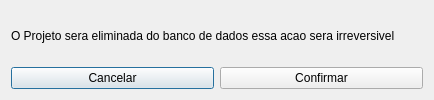
<?xml version="1.0" encoding="UTF-8"?>
<ui version="4.0">
 <class>Dialog</class>
 <widget class="QDialog" name="Dialog">
  <property name="geometry">
   <rect>
    <x>0</x>
    <y>0</y>
    <width>434</width>
    <height>100</height>
   </rect>
  </property>
  <property name="sizePolicy">
   <sizepolicy hsizetype="Preferred" vsizetype="Preferred">
    <horstretch>0</horstretch>
    <verstretch>0</verstretch>
   </sizepolicy>
  </property>
  <property name="maximumSize">
   <size>
    <width>434</width>
    <height>100</height>
   </size>
  </property>
  <property name="windowTitle">
   <string>Aviso</string>
  </property>
  <layout class="QGridLayout" name="gridLayout_2">
   <item row="0" column="0">
    <layout class="QGridLayout" name="gridLayout">
     <item row="0" column="0" colspan="2">
      <widget class="QLabel" name="label">
       <property name="text">
        <string>O Projeto sera eliminada do banco de dados essa acao sera irreversivel</string>
       </property>
      </widget>
     </item>
     <item row="1" column="0">
      <widget class="QPushButton" name="pushButton_2">
       <property name="text">
        <string>Cancelar</string>
       </property>
      </widget>
     </item>
     <item row="1" column="1">
      <widget class="QPushButton" name="pushButton">
       <property name="text">
        <string>Confirmar</string>
       </property>
      </widget>
     </item>
    </layout>
   </item>
  </layout>
 </widget>
 <resources/>
 <connections/>
</ui>
